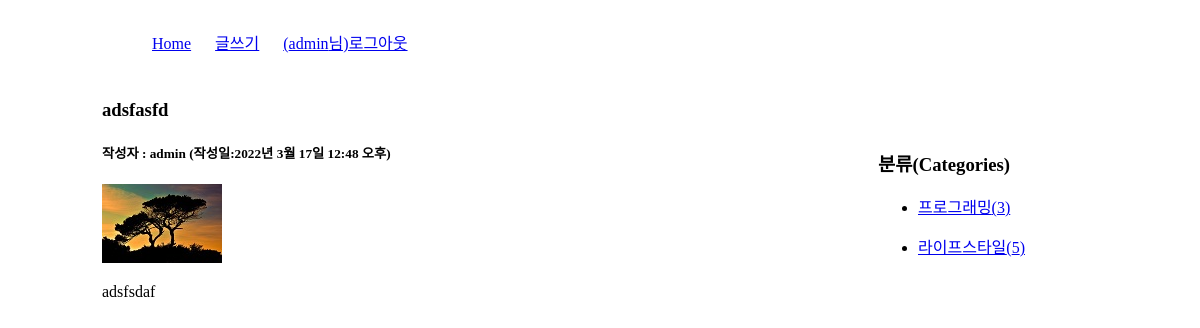
/blog/8/ (signed in), run on the app's committed database.
### blog/models.py (models this page shows, shortened)
class Post(models.Model):
    title = models.CharField(max_length=100)
    content = models.TextField()
    pub_date = models.DateTimeField()
    modify_date = models.DateTimeField(null=True, blank=True)   # 빈칸 허용
    photo = models.ImageField(upload_to='blog/images/%Y/%m/%d/',
                              null=True, blank=True)            # Y만 대문자
    author = models.ForeignKey(User, on_delete=models.CASCADE)
    category = models.ForeignKey(Category, null=True, blank=True, on_delete=models.SET_NULL)        # 카테고리가 삭제되어도 블로그는 유지됨(미분류가 있을수 있다)

class Category(models.Model):
    name = models.CharField(max_length=50, unique=True)         # 카테고리 이름 - 유일
    slug = models.SlugField(max_length=200, unique=True, allow_unicode=True)        # 한글 인코딩
    def __str__(self):
        return self.name
    def get_absolute_url(self):
        return "/blog/category/{}".format(self.slug)            # ex) /blog/category/프로그래밍
    class Meta:
        verbose_name_plural = 'Categories'                  # Categorys로 나오는거 바꿔줌

### blog/views.py (the view)
# urls.py: path('<int:post_id>/', views.detail, name='detail'),
@login_required(login_url='common:login')
def detail(request, post_id):
    post = get_object_or_404(Post, pk=post_id)
    categories = Category.objects.all()
    context = {'post':post, 'categories':categories}
    return render(request, 'blog/post_detail.html', context)

### templates/blog/post_detail.html (shortened to what this page needs)
<!DOCTYPE html>
<html lang="ko">
{% load static %}
<head>
    <link rel="stylesheet" href="{% static 'blog/css/style.css' %}">
</head>
<body>
    <div id="container">
        {% include 'navbar.html' %}
        <section id="detail">
            <h3>{{ post.title }}</h3>
            <h5>작성자 : {{ post.author }} (작성일:{{ post.pub_date }})</h5>
            {% if post.photo %}
            <img src="{{ post.photo.url }}">
            {% endif %}
            <p>{{ post.content | linebreaks }}</p>
        </section>
        <aside>
            <h3>분류(Categories)</h3>
            <div>
                {% for category in categories %}
                <ul>
                    <li><a href="{{ category.get_absolute_url }}">
                        {{ category }}({{ category.post_set.count }})</a>
                    </li>
                </ul>
                {% endfor %}
            </div>
        </aside>
    </div>
</body>
</html>

### templates/navbar.html
<header>
    <nav>
        <ul>
            <li><a href="{% url 'blog:index' %}">Home</a></li>
            <li><a href="{% url 'blog:post_create' %}">글쓰기</a></li>
            {% if user.is_authenticated %}
            <li><a href="{% url 'common:logout' %}">({{ user.username }}님)로그아웃</a></li>
            {% else %}
            <li><a href="{% url 'common:login' %}">로그인</a></li>
            {% endif %}
        </ul>
    </nav>
</header>

### static/blog/css/style.css (style rules this page uses)
#container { width: 996px; margin: 20px auto; }
nav ul { list-style: none; }
nav ul li { display: inline-block; margin: 10px; }
#list, #detail { width: 700px; float: left; }
aside { width: 200px; float: right; margin: 50px 20px 0 0; }

### data on the page
Post: title "adsfasfd", author "admin", pub_date "2022년 3월 17일 12:48 오후", photo (picture), content "adsfsdaf"
Category: name "프로그래밍", post_set.count "3"
Category: name "라이프스타일", post_set.count "5"

### other printed values
{{ user.username }} "admin"
